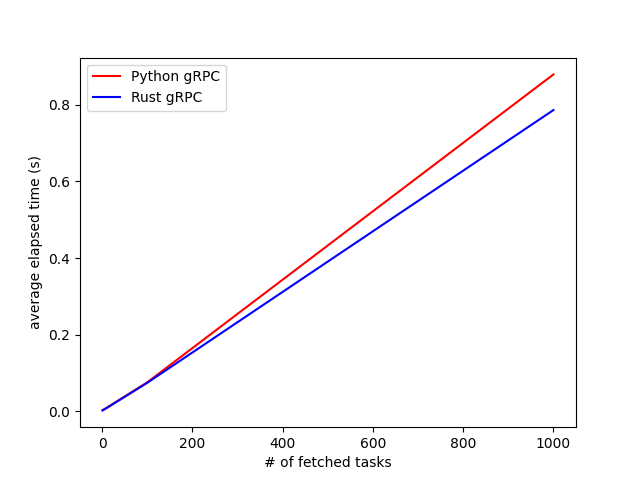

The Python source for this figure:
import timeit
import matplotlib.pyplot as plt

setup = """
from flytekit.remote import FlyteRemote;
from remote import RustFlyteRemote;
from flytekit.configuration import Config;
PROJECT = "flytesnacks";
DOMAIN = "development";
remote_py = FlyteRemote(Config.auto(), default_project=PROJECT, default_domain=DOMAIN);
remote_rs = RustFlyteRemote(Config.auto(), default_project=PROJECT, default_domain=DOMAIN);
"""

fetch_task_in_py = """task_py = remote_py.fetch_task(project=PROJECT, domain=DOMAIN, name="workflows_.say_1", version="WhIAnhpyjrAdaRvrQ9Cjpw")"""
fetch_task_in_rs = """task_rs = remote_rs.fetch_task(project=PROJECT, domain=DOMAIN, name="workflows_.say_1", version="WhIAnhpyjrAdaRvrQ9Cjpw")"""

r = 10
Xs = [1, 10, 100, 1000]
py_elpased, rs_elpased = [], []
for x in Xs:
    # Python gRPC
    py_elpased.append(sum(timeit.repeat(fetch_task_in_py, setup=setup, repeat=r, number=x))/r)
    print()
    # Rust gRPC
    rs_elpased.append(sum(timeit.repeat(fetch_task_in_rs, setup=setup, repeat=r, number=x))/r)
    print()
plt.xlabel('# of fetched tasks')
plt.ylabel('average elapsed time (s)')
plt.plot(Xs, py_elpased,'r-',label='Python gRPC')
plt.plot(Xs, rs_elpased,'b-',label='Rust gRPC')
plt.legend()
plt.savefig("perf.png")
